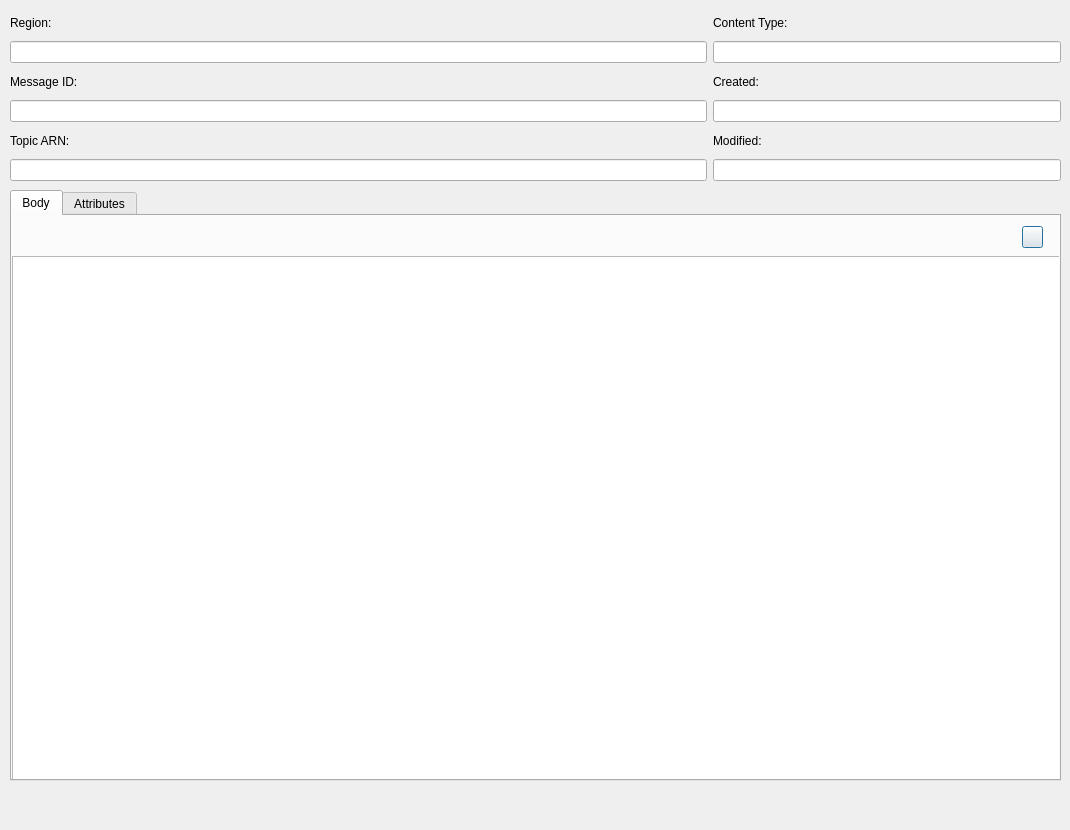
<?xml version="1.0" encoding="UTF-8"?>
<ui version="4.0">
 <class>SNSMessageDetailsDialog</class>
 <widget class="QDialog" name="SNSMessageDetailsDialog">
  <property name="geometry">
   <rect>
    <x>0</x>
    <y>0</y>
    <width>1070</width>
    <height>830</height>
   </rect>
  </property>
  <property name="windowTitle">
   <string>Dialog</string>
  </property>
  <widget class="QDialogButtonBox" name="buttonBox">
   <property name="geometry">
    <rect>
     <x>720</x>
     <y>790</y>
     <width>341</width>
     <height>32</height>
    </rect>
   </property>
   <property name="standardButtons">
    <set>QDialogButtonBox::NoButton</set>
   </property>
  </widget>
  <widget class="QWidget" name="gridLayoutWidget">
   <property name="geometry">
    <rect>
     <x>10</x>
     <y>10</y>
     <width>1051</width>
     <height>171</height>
    </rect>
   </property>
   <layout class="QGridLayout" name="gridLayout" columnstretch="2,1">
    <item row="2" column="1">
     <widget class="QLabel" name="createdLabel">
      <property name="text">
       <string>Created:</string>
      </property>
     </widget>
    </item>
    <item row="5" column="1">
     <widget class="QLineEdit" name="modifiedEdit"/>
    </item>
    <item row="1" column="0">
     <widget class="QLineEdit" name="regionEdit"/>
    </item>
    <item row="0" column="0">
     <widget class="QLabel" name="regionLabel">
      <property name="text">
       <string>Region:</string>
      </property>
     </widget>
    </item>
    <item row="5" column="0">
     <widget class="QLineEdit" name="topicArnEdit"/>
    </item>
    <item row="1" column="1">
     <widget class="QLineEdit" name="contentTypeEdit"/>
    </item>
    <item row="3" column="0">
     <widget class="QLineEdit" name="messageIdEdit"/>
    </item>
    <item row="4" column="1">
     <widget class="QLabel" name="modifiedLabel">
      <property name="text">
       <string>Modified:</string>
      </property>
     </widget>
    </item>
    <item row="0" column="1">
     <widget class="QLabel" name="contentTypeLabel">
      <property name="text">
       <string>Content Type:</string>
      </property>
     </widget>
    </item>
    <item row="2" column="0">
     <widget class="QLabel" name="messageIdLabel">
      <property name="text">
       <string>Message ID:</string>
      </property>
     </widget>
    </item>
    <item row="4" column="0">
     <widget class="QLabel" name="topicArnLabel">
      <property name="text">
       <string>Topic ARN:</string>
      </property>
     </widget>
    </item>
    <item row="3" column="1">
     <widget class="QLineEdit" name="createdEdit"/>
    </item>
   </layout>
  </widget>
  <widget class="QTabWidget" name="tabWidget">
   <property name="geometry">
    <rect>
     <x>10</x>
     <y>190</y>
     <width>1051</width>
     <height>591</height>
    </rect>
   </property>
   <property name="currentIndex">
    <number>0</number>
   </property>
   <widget class="QWidget" name="tab">
    <attribute name="title">
     <string>Body</string>
    </attribute>
    <widget class="QPlainTextEdit" name="bodyPlainTextEdit">
     <property name="geometry">
      <rect>
       <x>0</x>
       <y>40</y>
       <width>1051</width>
       <height>541</height>
      </rect>
     </property>
    </widget>
    <widget class="QPushButton" name="prettyPushButton">
     <property name="geometry">
      <rect>
       <x>1010</x>
       <y>10</y>
       <width>21</width>
       <height>22</height>
      </rect>
     </property>
     <property name="text">
      <string/>
     </property>
     <property name="checkable">
      <bool>true</bool>
     </property>
    </widget>
   </widget>
   <widget class="QWidget" name="tab_2">
    <attribute name="title">
     <string>Attributes</string>
    </attribute>
    <widget class="QTableWidget" name="attributeTable">
     <property name="geometry">
      <rect>
       <x>0</x>
       <y>0</y>
       <width>1051</width>
       <height>581</height>
      </rect>
     </property>
    </widget>
   </widget>
  </widget>
 </widget>
 <tabstops>
  <tabstop>regionEdit</tabstop>
  <tabstop>messageIdEdit</tabstop>
  <tabstop>topicArnEdit</tabstop>
  <tabstop>contentTypeEdit</tabstop>
  <tabstop>createdEdit</tabstop>
  <tabstop>modifiedEdit</tabstop>
  <tabstop>tabWidget</tabstop>
  <tabstop>bodyPlainTextEdit</tabstop>
  <tabstop>prettyPushButton</tabstop>
  <tabstop>attributeTable</tabstop>
 </tabstops>
 <resources/>
 <connections>
  <connection>
   <sender>buttonBox</sender>
   <signal>accepted()</signal>
   <receiver>SNSMessageDetailsDialog</receiver>
   <slot>accept()</slot>
   <hints>
    <hint type="sourcelabel">
     <x>248</x>
     <y>254</y>
    </hint>
    <hint type="destinationlabel">
     <x>157</x>
     <y>274</y>
    </hint>
   </hints>
  </connection>
  <connection>
   <sender>buttonBox</sender>
   <signal>rejected()</signal>
   <receiver>SNSMessageDetailsDialog</receiver>
   <slot>reject()</slot>
   <hints>
    <hint type="sourcelabel">
     <x>316</x>
     <y>260</y>
    </hint>
    <hint type="destinationlabel">
     <x>286</x>
     <y>274</y>
    </hint>
   </hints>
  </connection>
 </connections>
</ui>
